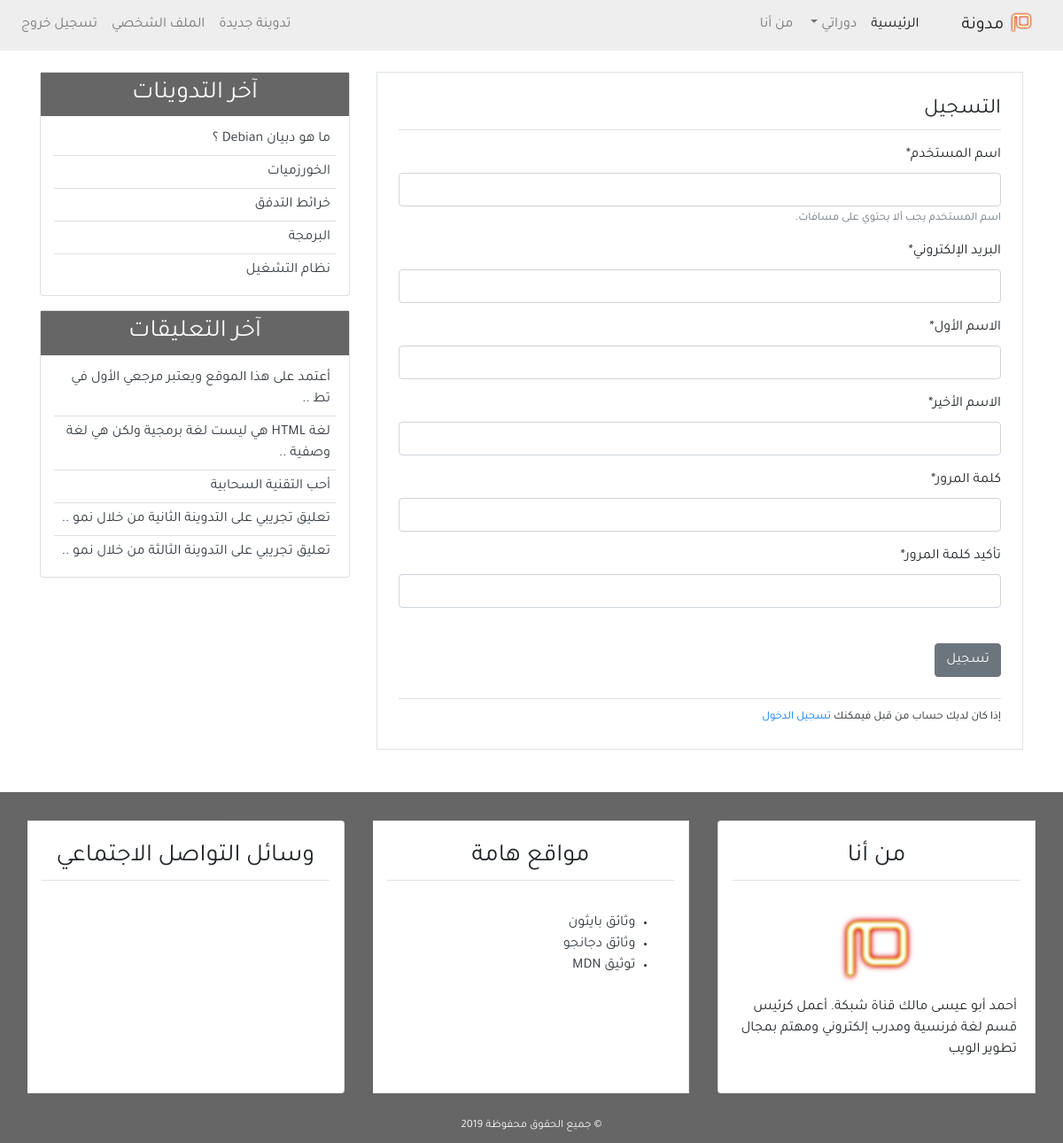
The app's page /register/ (signed in) with its own data.
### blog/models.py (models this page shows, shortened)
class Post(models.Model):
    title = models.CharField(max_length=100)
    content = models.TextField()
    post_date = models.DateTimeField(default=timezone.now)
    post_update = models.DateTimeField(auto_now=True)
    author = models.ForeignKey(User, on_delete=models.CASCADE)
    class Meta:
        ordering = ('-post_date', )

class Comment(models.Model):
    name = models.CharField(max_length=50, verbose_name='الاسم')
    email = models.EmailField(verbose_name='البريد الإلكتروني')
    body = models.TextField(verbose_name='التعليق')
    comment_date = models.DateTimeField(auto_now_add=True)
    active = models.BooleanField(default=False)
    post = models.ForeignKey(
        Post, on_delete=models.CASCADE, related_name='comments')
    class Meta:
        ordering = ('-comment_date',)

### user/views.py (the view)
# urls.py: path('register/', views.register, name='register'),
def register(request):
    if request.method == 'POST':
        form = UserCreationForm(request.POST)
        if form.is_valid():
            new_user = form.save(commit=False)
            new_user.set_password(form.cleaned_data['password1'])
            new_user.save()
            messages.success(
                request, f'تهانينا {new_user} لقد تمت عملية التسجيل بنجاح.')
            return redirect('login')
    else:
        form = UserCreationForm()
    return render(request, 'user/register.html', {
        'title': 'التسجيل',
        'form': form,
    })

### user/forms.py (shortened to what this page needs)
class UserCreationForm(forms.ModelForm):
    username = forms.CharField(label='اسم المستخدم', max_length=30,
                               help_text='اسم المستخدم يجب ألا يحتوي على مسافات.')
    email = forms.EmailField(label='البريد الإلكتروني')
    first_name = forms.CharField(label='الاسم الأول')
    last_name = forms.CharField(label='الاسم الأخير')
    password1 = forms.CharField(
        label='كلمة المرور', widget=forms.PasswordInput(), min_length=8)
    password2 = forms.CharField(
        label='تأكيد كلمة المرور', widget=forms.PasswordInput(), min_length=8)
    class Meta:
        model = User
        fields = ('username', 'email', 'first_name',
                  'last_name', 'password1', 'password2')

### blog/templatetags/post_tag.py (called while the page is built)
@register.inclusion_tag('blog/latest_posts.html')
def latest_posts():
    context = {
        'l_posts': Post.objects.all()[0:5],
    }
    return context

@register.inclusion_tag('blog/latest_comments.html')
def latest_comments():
    context = {
        'l_comments': Comment.objects.filter(active=True)[:5],
    }
    return context

### user/templates/user/register.html (shortened to what this page needs)
{% extends 'blog/base.html' %}
{% block content %}
{% load crispy_forms_tags %}
<div class="border p-4 mb-5">
    <legend class="border-bottom pb-1 mb-3">التسجيل</legend>
    <form method="POST">
        {{form|crispy}}
        <input class="btn btn-secondary mt-4" type="submit" value="تسجيل">
    </form>
    <div class="border-top mt-4 pt-2">
        <small>إذا كان لديك حساب من قبل فيمكنك <a href="{% url 'login' %}">تسجيل الدخول</a></small>
    </div>
</div>
{% endblock content %}

### blog/templates/blog/latest_posts.html
<ul class="list-group-flush latest-post">
    {% for post in l_posts %}
    <li class="list-group-item latest-post-item">
        <a class="text-dark" href="{% url 'detail' post.id %}">{{post.title}}</a>
    </li>
    {% endfor %}
</ul>

### blog/templates/blog/latest_comments.html
<ul class="list-group-flush latest-comment">
    {% for comment in l_comments %}
    <li class="list-group-item latest-comment-item">
        <a class="text-dark" href="{% url 'detail' comment.post.id %}">
            {% if comment.body|length > 40 %}
            {{comment.body|slice:'45'}} ..
            {% else %}
            {{comment.body}}
            {% endif %}
        </a>
    </li>
    {% empty %}
    <li class="list-group-item latest-comment-item">لا يوجد تعليقات</li>
    {% endfor %}
</ul>

### blog/static/blog/css/main.css (style rules this page uses)
html, body { direction: rtl; text-align: right; }
body { font-family: 'Tajawal', sans-serif; }
.latest-post, .latest-comment { padding: 0 15px; }
.latest-post .latest-post-item, .latest-comment .latest-comment-item { padding: 6px; }
.latest-post li:first-child, .latest-comment li:first-child { border-top: 0; }
.latest-post li:last-child, .latest-comment li:last-child { border-bottom: 0; padding-bottom: 0; }

### records on screen
Post: title "ما هو دبيان Debian ؟"
Post: title "الخورزميات"
Post: title "خرائط التدفق"
Post: title "البرمجة"
Post: title "نظام التشغيل"
Comment: body "أعتمد على هذا الموقع ويعتبر مرجعي الأول في تط"
Comment: body "لغة HTML هي ليست لغة برمجية ولكن هي لغة وصفية"
Comment: body "أحب التقنية السحابية"
Comment: body "تعليق تجريبي على التدوينة الثانية من خلال نمو"
Comment: body "تعليق تجريبي على التدوينة الثالثة من خلال نمو"
